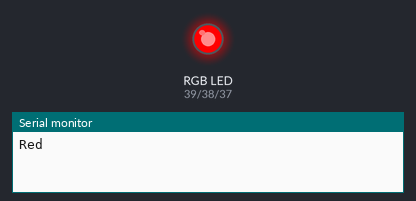
A sketch run on a simulated Arduino Mega 2560, built with avr-gcc and run on an emulated ATmega2560. Parts: an RGB LED mixed from three pins (HIGH = lit), the last lines printed to the serial monitor.

Above: at 0.2 s.
At 1.2 s:
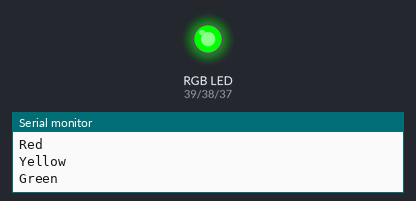
At 1.7 s:
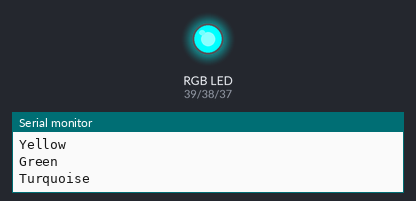
At 3.2 s:
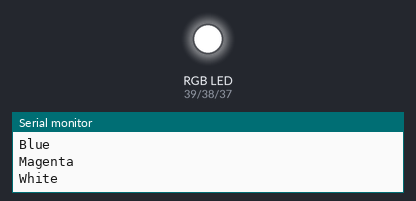
At 5.7 s:
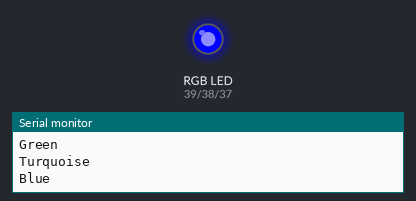
At 7.7 s:
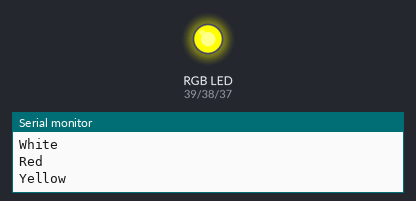
Timing chart, 0 to 8.1 s (numbered marks = the images above):
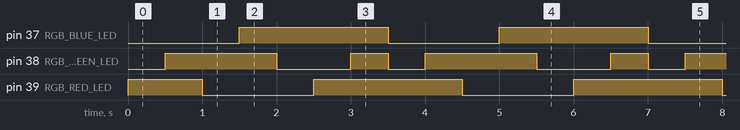

Measured:
- by itself, pin 37 (RGB_BLUE_LED): alternates HIGH for 2.0 s and LOW for 1.5 s
- by itself, pin 38 (RGB_GREEN_LED): repeats every 3.5 s: LOW 1.0 s, HIGH 0.50 s, LOW 0.50 s, HIGH 1.5 s
- by itself, pin 39 (RGB_RED_LED): repeats every 3.5 s: LOW 1.5 s, HIGH 2.0 s

The sketch:

Lab3_1c.ino
```cpp
/*
  Resolution for Lab 3, 1.c) for the
  Energia workshop with Educational Boosterpack Mk II by Luís Afonso

  Made in 21/12/2015 by Luís Afonso
*/

/* Define the pins of the RGB LED on the boosterpack */
#define RGB_RED_LED 39
#define RGB_GREEN_LED 38
#define RGB_BLUE_LED 37

void setup()
{
  pinMode(RGB_RED_LED,OUTPUT);
  pinMode(RGB_GREEN_LED,OUTPUT);
  pinMode(RGB_BLUE_LED,OUTPUT);

  //Start with all LED off
  digitalWrite(RGB_RED_LED, LOW);
  digitalWrite(RGB_GREEN_LED, LOW);
  digitalWrite(RGB_BLUE_LED, LOW);

  //Remember to begin the serial
  Serial.begin(9600); //Addition from lab 3 1.c)
}

void loop()
{
  /* Red only */
  digitalWrite(RGB_RED_LED, HIGH);
  digitalWrite(RGB_GREEN_LED, LOW);
  digitalWrite(RGB_BLUE_LED, LOW);
  Serial.println("Red"); //Addition from lab 3 1.c)
  delay(500);

  /* Red + Green = Yellow */
  digitalWrite(RGB_GREEN_LED, HIGH);
  Serial.println("Yellow"); //Addition from lab 3 1.c)
  delay(500);

  /* Green only */
  digitalWrite(RGB_RED_LED, LOW);
  Serial.println("Green"); //Addition from lab 3 1.c)
  delay(500);

  /* Green + Blue = Turquoise  */
  digitalWrite(RGB_BLUE_LED, HIGH);
  Serial.println("Turquoise"); //Addition from lab 3 1.c)
  delay(500);

  /* Blue only  */
  digitalWrite(RGB_GREEN_LED, LOW);
  Serial.println("Blue"); //Addition from lab 3 1.c)
  delay(500);

  /* Red + Blue = Magenta/Purple  */
  digitalWrite(RGB_RED_LED, HIGH);
  Serial.println("Magenta"); //Addition from lab 3 1.c)
  delay(500);

  /* Red + Green + Blue = White */
  digitalWrite(RGB_GREEN_LED, HIGH);
  Serial.println("White"); //Addition from lab 3 1.c)
  delay(500);
}
```
